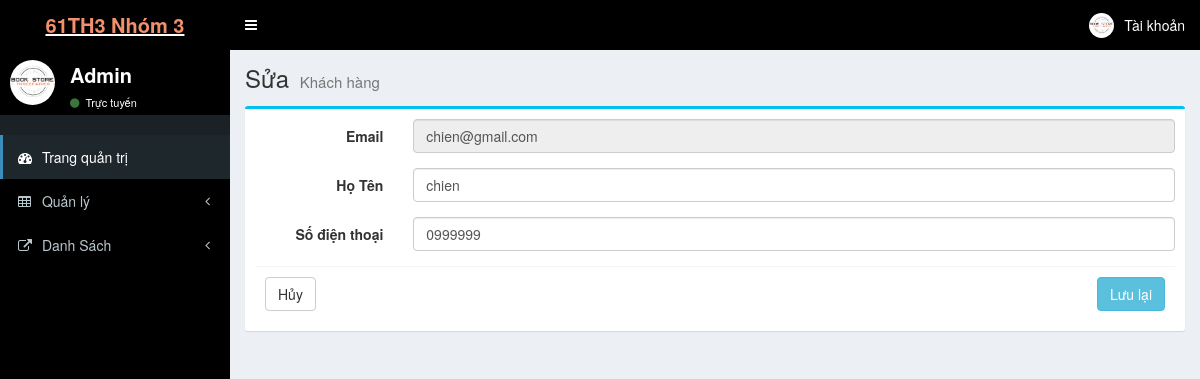
The app's page /admin/suauser.php?email=chien@gmail.com (signed in) with its own data.
### tables this page shows
CREATE TABLE `user` (
  `email` varchar(50) NOT NULL,
  `matkhau` int(200) NOT NULL,
  `HoTen` varchar(100) NOT NULL,
  `DienThoai` varchar(50) NOT NULL
);

### admin/suauser.php (the view, shortened to what this page needs)
<?php
 include "head.php";
?>
  <body class="hold-transition skin-blue sidebar-mini">
    <div class="wrapper">
    <?php
 include "Header.php";
?>
    <?php
 include "aside.php";
?>
    <div class="content-wrapper">
    <?php
   require '../inc/config.php';
   $email = $_GET["email"];
   $query="SELECT HoTen,DienThoai,email from user
	WHERE email LIKE '". $email ."';";
   $result = $conn->query($query);
$row = $result->fetch_assoc();
?>
        <section class="content-header">
          <h1>
            Sửa
            <small>Khách hàng</small>
          </h1>
        </section>
            <section class="content">
                <div class="row">
                    <div class="col-md-12">
                    <div class="box box-info">
                        <form class="form-horizontal"  method="POST" action="<?php include 'xulysuauser.php'?>" enctype="multipart/form-data">
                            <div class="box-body">
                                <div class="form-group">
                                    <label for="inputEmail3" class="col-sm-2 control-label">Email</label>
                                    <div class="col-sm-10">
                                        <input type="text" class="form-control" name="email" value="<?php echo $row["email"] ?>" required disabled>
                                    </div>
                                </div>
                                <div class="form-group">
                                    <label for="inputEmail3" class="col-sm-2 control-label">Họ Tên</label>
                                    <div class="col-sm-10">
                                        <input type="text" class="form-control" name="hoten" value="<?php echo $row["HoTen"] ?>" required>
                                    </div>
                                </div>
                                <div class="form-group">
                                    <label for="inputEmail3" class="col-sm-2 control-label">Số điện thoại</label>
                                    <div class="col-sm-10">
                                        <input type="text" class="form-control" name="dienthoai" value="<?php echo $row["DienThoai"] ?>" required>
                                    </div>
                                </div>
                                <div class="box-footer">
                                    <a href="qlykhachhang.php"><button type="button" name="cancel" class="btn btn-default">Hủy</button></a>
                                    <button type="submit" name="Edit" class="btn btn-info pull-right">Lưu lại</button>
                                </div>
                            </div>
                        </form>
        </section>
  </body>
</html>

### records on screen
user: email "chien@gmail.com", hoten "chien", dienthoai "0999999"
